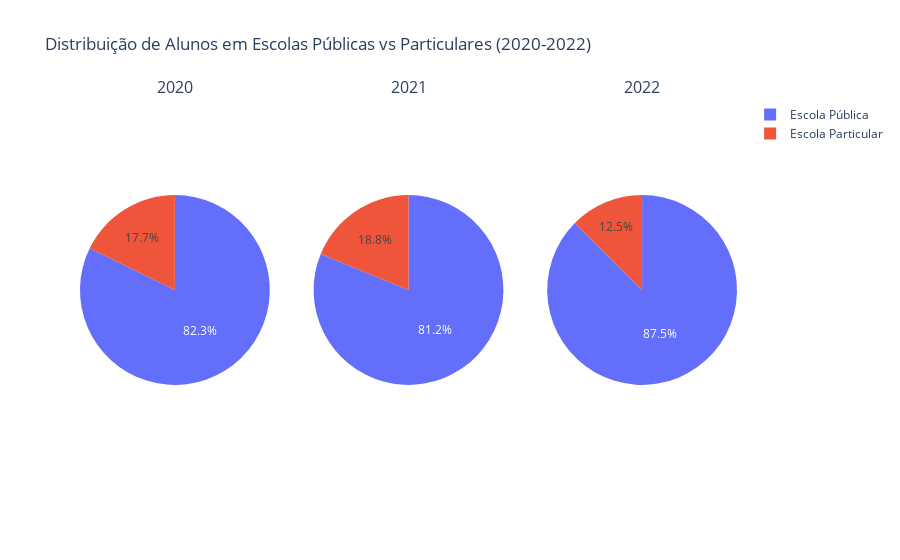

Write notebook code for a chart like this one.
### Markdown cell above
### Análise de Ingressantes vs Evasão por Ano

O gráfico acima compara o número de alunos ingressantes com o número de alunos que evadiram ao longo dos anos de 2020 e 2021.

- **2020**: No ano de 2020, houve 134 alunos ingressantes, enquanto 257 alunos evadiram. Este cenário mostra uma preocupação, uma vez que o número de evasões foi significativamente maior que o número de ingressos, indicando uma possível dificuldade em reter alunos ou desafios enfrentados durante esse ano específico.
  
- **2021**: Em 2021, houve uma inversão positiva na tendência. O número de ingressantes aumentou para 249, enquanto o número de alunos que evadiram caiu para 229. Embora a evasão ainda seja um problema, a diferença entre ingressantes e evadidos diminuiu, sugerindo uma melhoria nos esforços de retenção ou nas condições que afetaram a continuidade dos estudos.

### Conclusão:
Este gráfico evidencia uma evolução favorável de 2020 para 2021, com uma redução na evasão e um aumento significativo no número de novos ingressos. Esses dados podem indicar que as estratégias adotadas após 2020 foram eficazes para atrair e reter mais alunos, embora a evasão ainda precise de atenção contínua.

### Code cell
# Contando o número de alunos de escolas públicas e particulares para cada ano
publicos_2020 = df_2020[df_2020['INSTITUICAO_ENSINO_ALUNO'] == 'Escola Pública']['NOME'].nunique()
particulares_2020 = df_2020[df_2020['INSTITUICAO_ENSINO_ALUNO'] == 'Escola Particular']['NOME'].nunique()

publicos_2021 = df_2021[df_2021['INSTITUICAO_ENSINO_ALUNO'] == 'Escola Pública']['NOME'].nunique()
particulares_2021 = df_2021[df_2021['INSTITUICAO_ENSINO_ALUNO'] == 'Escola Particular']['NOME'].nunique()

publicos_2022 = df_2022[df_2022['INSTITUICAO_ENSINO_ALUNO'] == 'Escola Pública']['NOME'].nunique()
particulares_2022 = df_2022[df_2022['INSTITUICAO_ENSINO_ALUNO'] == 'Escola Particular']['NOME'].nunique()

# Organizando os dados
categorias = ['Escola Pública', 'Escola Particular']
valores_2020 = [publicos_2020, particulares_2020]
valores_2021 = [publicos_2021, particulares_2021]
valores_2022 = [publicos_2022, particulares_2022]

# Criando o subplot para 3 gráficos de pizza
fig = psub.make_subplots(rows=1, cols=3, specs=[[{'type':'domain'}, {'type':'domain'}, {'type':'domain'}]],
                         subplot_titles=['2020', '2021', '2022'])

# Adicionando o gráfico de pizza para 2020
fig.add_trace(go.Pie(labels=categorias, values=valores_2020, name='2020'), 1, 1)

# Adicionando o gráfico de pizza para 2021
fig.add_trace(go.Pie(labels=categorias, values=valores_2021, name='2021'), 1, 2)

# Adicionando o gráfico de pizza para 2022
fig.add_trace(go.Pie(labels=categorias, values=valores_2022, name='2022'), 1, 3)

# Configurando o layout do gráfico
fig.update_layout(
    title_text='Distribuição de Alunos em Escolas Públicas vs Particulares (2020-2022)',
)

# Exibindo o gráfico
fig.show()

### Figure 1 — Plotly figure (JSON) as saved in the notebook; plotly's stock layout.template omitted (floating-point values rounded to 4 significant figures)
{"data": [{"domain": {"x": [0, 0.2889], "y": [0, 1]}, "labels": ["Escola Pública", "Escola Particular"], "name": "2020", "type": "pie", "values": [598, 129]}, {"domain": {"x": [0.3556, 0.6444], "y": [0, 1]}, "labels": ["Escola Pública", "Escola Particular"], "name": "2021", "type": "pie", "values": [557, 129]}, {"domain": {"x": [0.7111, 1], "y": [0, 1]}, "labels": ["Escola Pública", "Escola Particular"], "name": "2022", "type": "pie", "values": [754, 108]}], "layout": {"annotations": [{"font": {"size": 16}, "showarrow": false, "text": "2020", "x": 0.1444, "xanchor": "center", "xref": "paper", "y": 1, "yanchor": "bottom", "yref": "paper"}, {"font": {"size": 16}, "showarrow": false, "text": "2021", "x": 0.5, "xanchor": "center", "xref": "paper", "y": 1, "yanchor": "bottom", "yref": "paper"}, {"font": {"size": 16}, "showarrow": false, "text": "2022", "x": 0.8556, "xanchor": "center", "xref": "paper", "y": 1, "yanchor": "bottom", "yref": "paper"}], "title": {"text": "Distribuição de Alunos em Escolas Públicas vs Particulares (2020-2022)"}}}
